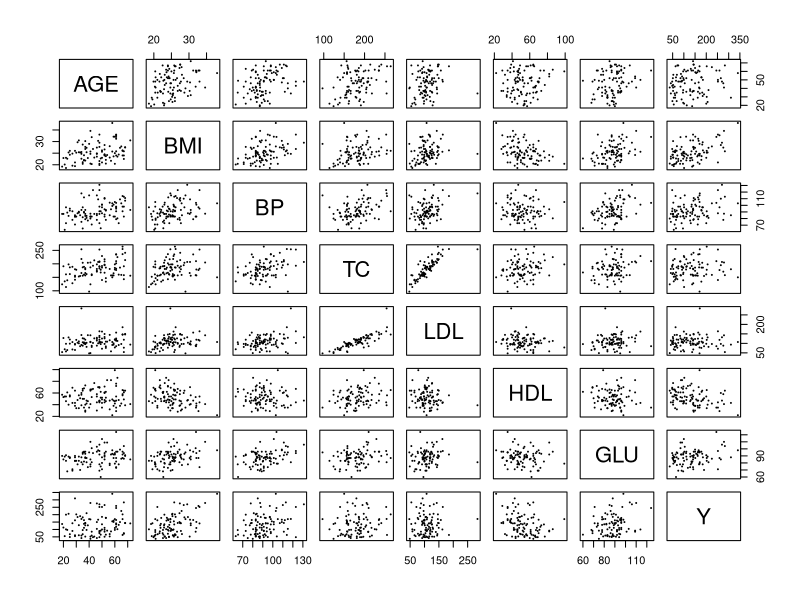
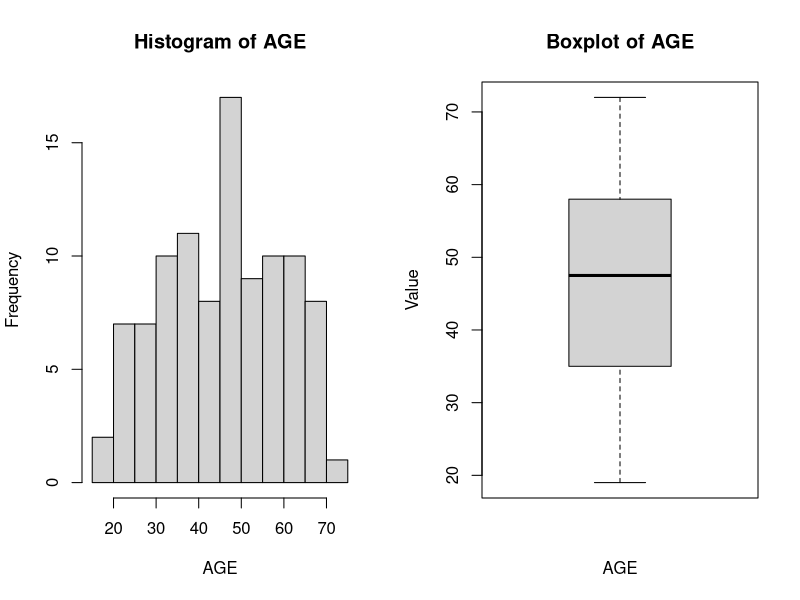
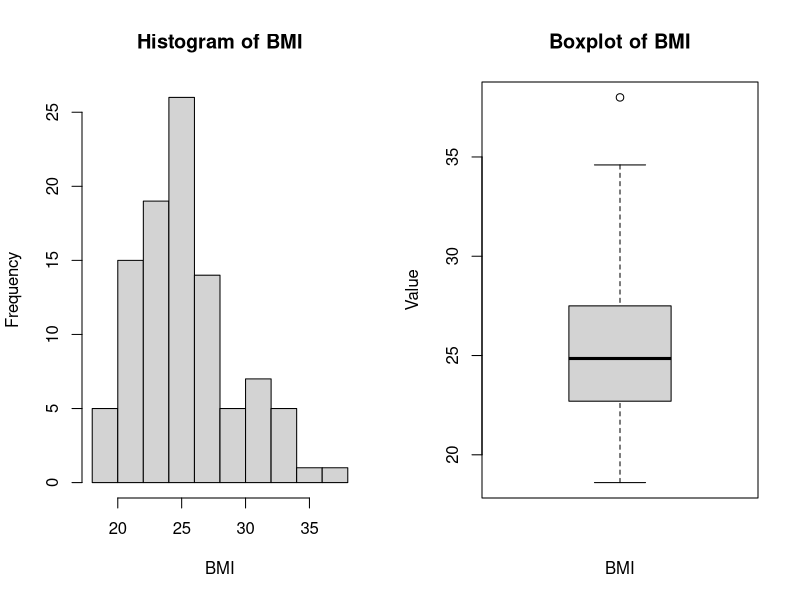
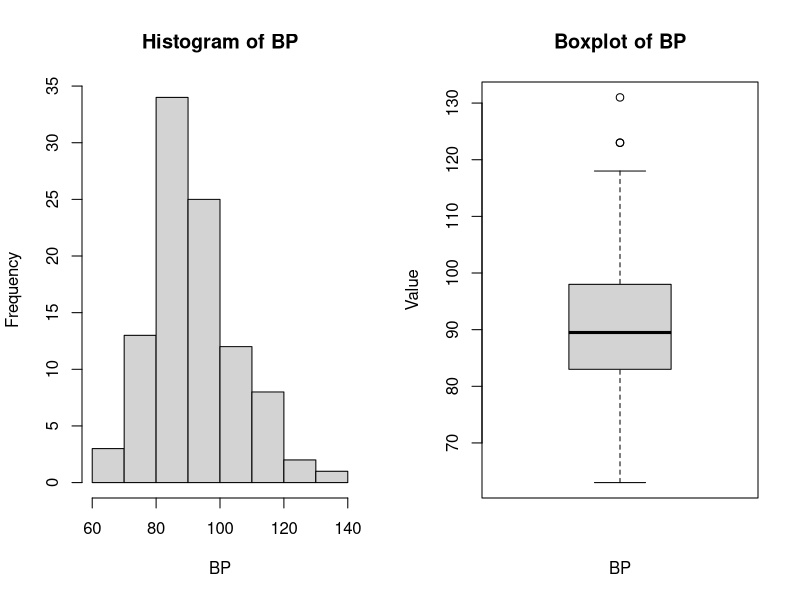
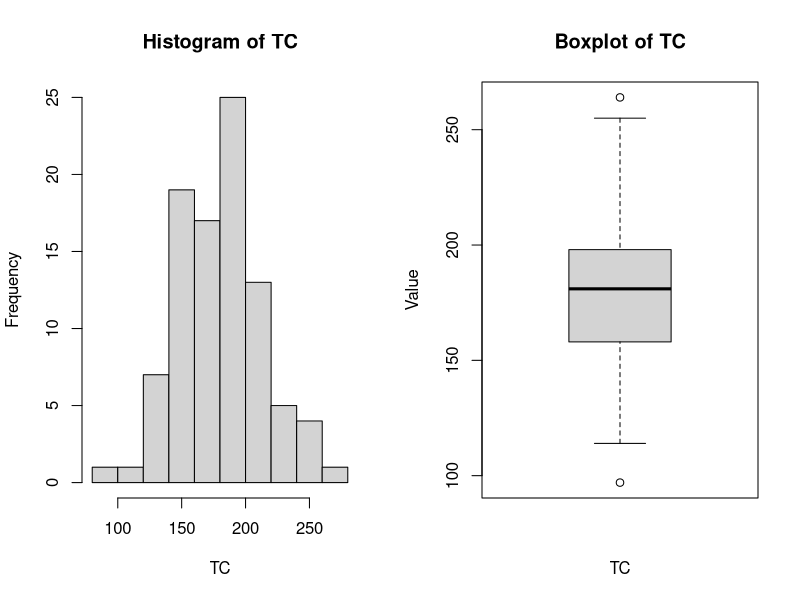
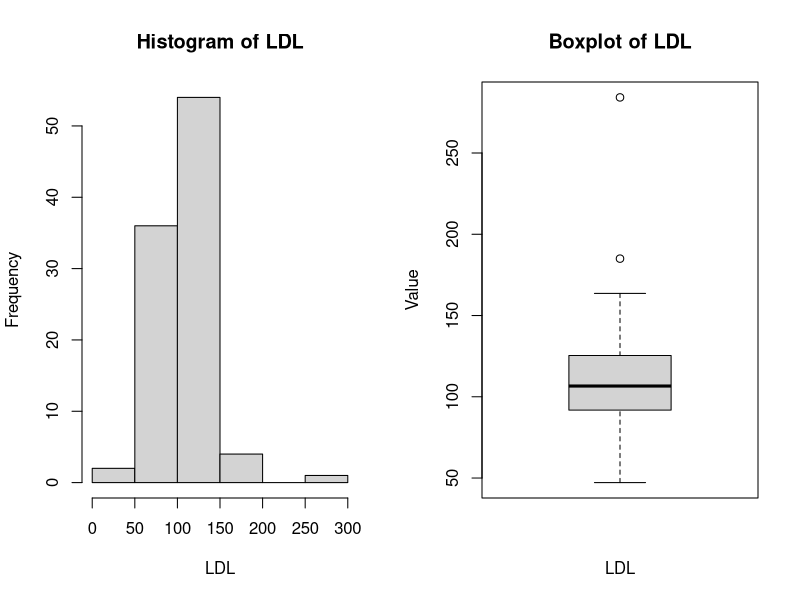
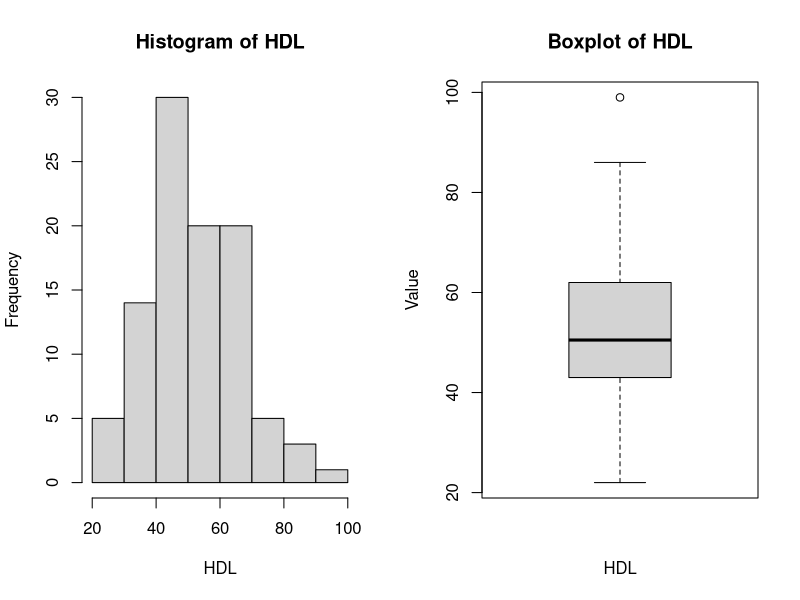
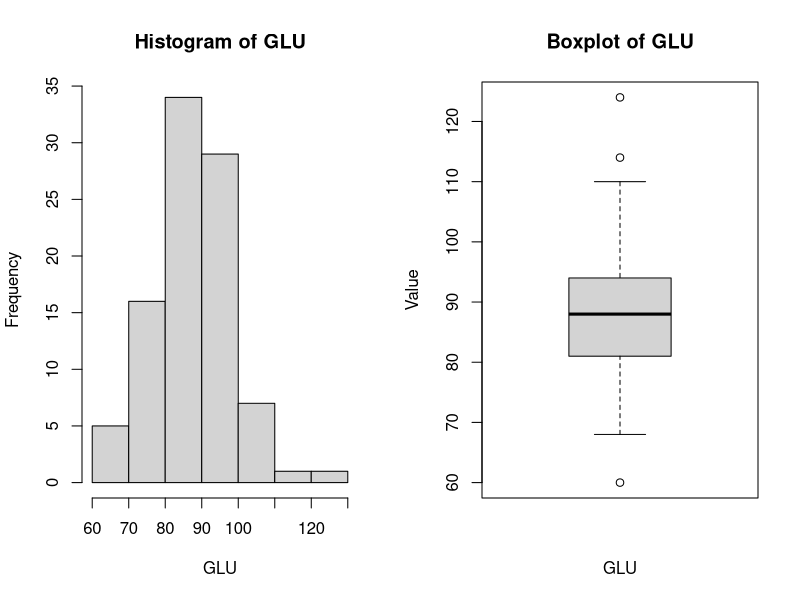

These charts were generated, in order, by the following R code:
## ---- chunk 1
library(data.table)
diab01.dt <- fread("data/diab01.txt", stringsAsFactors = F) 

dim(diab01.dt)
head(diab01.dt)
## ---- chunk 2
library(dplyr) 
#dplyr loads magrittr too

# store names of numeric columns for later
diab01.dt %>% select_if(is.numeric) %>% summary 

table(diab01.dt$SEX)
## ---- chunk 3
diab01.dt %>% select_if(is.numeric) %>% plot(cex=0.2) # cex scales the size of the points
## ---- chunk 4
sbsplots <- function(varname, vars){
  par(mfrow=c(1,2))
  
  hist(vars[,varname], 
     main = paste0("Histogram of ", varname), 
     xlab = varname)

  boxplot(vars[,varname], 
        main = paste0("Boxplot of ", varname),        
        xlab = varname, 
        ylab = "Value")  
}

numcols <- diab01.dt %>% select_if(is.numeric) %>% colnames
sapply(numcols, sbsplots, vars=data.frame(diab01.dt))
## ---- chunk 5
boxplot(HDL ~ SEX, data=diab01.dt, main="HDL stratified by sex")
## ---- chunk 6
plot(diab01.dt$LDL, main="Scatter plot of LDL", ylab="LDL")
## ---- chunk 7
diab02.dt <- fread("data/diab02.txt", stringsAsFactors = TRUE)
str(diab02.dt)
## ---- chunk 8
length(intersect(diab01.dt$PAT, diab02.dt$ID))

# new patients that are not in diab.dt
diab02.dt[!ID %in% diab01.dt$PAT]$ID 

# old patients that are not in diab02.dt
diab01.dt[!PAT %in% diab02.dt$ID]$PAT 
## ---- chunk 9
diab.dt <- merge(diab01.dt, diab02.dt, by.x="PAT", by.y="ID")
dim(diab.dt) # this corresponds to the intersection of patients
## ---- chunk 10
diab.dt <- merge(diab01.dt, diab02.dt, by.x="PAT", by.y="ID", all=TRUE)
dim(diab.dt) # this corresponds to the union of patients
colnames(diab.dt)

#update numcols
numcols <- c(numcols, "TCH", "LTG")
## ---- chunk 11
diab.alt.dt <- merge(diab01.dt, diab02.dt[,.(PAT=ID, MY1=TCH, MY2=LTG)], by="PAT", all=TRUE)
dim(diab.dt) # this corresponds to the union of patients
colnames(diab.dt)
## ---- chunk 12
# Enter code here
## ---- chunk 13
head(diab.dt$TC, n=30)
## ---- chunk 14
diab.dt$TC %>% 
  is.na() %>% 
  table()

diab.dt$TC %>% summary()
## ---- chunk 15
# because of missing values, there's no overall mean
mean(diab.dt$TC) 
## ---- chunk 16
# the mean is computed only on the observed values
mean(diab.dt$TC, na.rm=TRUE) 
## ---- chunk 17
diab.dt.complete <- na.omit(diab.dt)

dim(diab.dt.complete) # we lost one fifth of the dataset!
## ---- chunk 18
# Take a deep copy of the original data in order to leave the original intact.
diab.dt.imputed <- diab.dt %>% copy() %>% 
                        .[, BMI := ifelse(is.na(BMI), median(BMI, na.rm=T), BMI)]
## ---- chunk 19
# Alternatively, create a new column for the imputed result.
diab.dt[, BMI.imp := ifelse(is.na(BMI), median(BMI, na.rm=T), BMI)]

summary(diab.dt$BMI.imp)
summary(diab.dt.imputed$BMI)
summary(diab.dt.complete$BMI)
## ---- chunk 20
impute.to.median <- function(x) {
                      # only apply to numeric/integer columns
                      if (is.numeric(x) || is.integer(x)){

                        # find which values are missing
                        na.idx <- is.na(x)
                        # replace NAs with the median computed over the observed values
                        x[na.idx] <- median(x, na.rm=TRUE)
                      }

                      # return the vector with imputed values
                      return(x)
                    }
## ---- chunk 21
diab.dt.imputed2 <- diab.dt %>% copy() %>% 
                        .[, (numcols) := lapply(.SD, impute.to.median),.SDcols = numcols]

summary(diab.dt$BMI.imp)
summary(diab.dt.imputed$BMI)
summary(diab.dt.imputed2$BMI)

diab.dt.imputed2$BMI.imp <- NULL
## ---- chunk 22
# Enter code here.
## ---- chunk 23
set.seed(1) # initialize the random number generator
x <- rnorm(100, mean=50, sd=10)
y <- rnorm(100, mean=75, sd=20)

cor(x, y)
## ---- chunk 24
regr <- lm(y ~ x) # linear regression of variables in the workspace

regr$coefficients
## ---- chunk 25
plot(x, y)
abline(regr) # regression line
abline(h=coef(regr)[1], col="red") # horizontal line at the intercept
## ---- chunk 26
summary(regr)
## ---- chunk 27
hyp.tests <- coef(summary(regr))
hyp.tests
## ---- chunk 28
tval <- hyp.tests[, "Estimate"] / hyp.tests[, "Std. Error"]
tval
## ---- chunk 29
df <- length(y) - 1 - 1 # one predictor in the model
qt(c(0.025, 0.975), df) # quantiles of a t distribution
## ---- chunk 30
2 * pt(abs(tval), df, lower.tail=FALSE) # p-values
## ---- chunk 31
regr.age <- lm(Y ~ AGE, data=diab.dt.imputed2) # specify the data table of covariates
coef(summary(regr.age))
## ---- chunk 32
confint(regr.age)
## ---- chunk 33
with(diab.dt.imputed2, cor(Y, HDL))
## ---- chunk 34
regr.hdl <- lm(Y ~ HDL, data=diab.dt.imputed2)
summary(regr.hdl)
## ---- chunk 35
regr <- lm(Y ~ AGE + SEX + HDL, data=diab.dt.imputed2)
summary(regr)
## ---- chunk 36
diab.dt.sd1 <- copy(diab.dt.imputed2)

covar.cols <- colnames(diab.dt.sd1[, -c("PAT", "SEX", "Y")]) # Exclude non covariate columns

diab.dt.sd1[, (covar.cols) := lapply(
            .SD, function(x) x / sd(x)), 
            .SDcols = covar.cols]

summary(lm(Y ~ AGE + SEX + HDL, data=diab.dt.sd1))

## ---- chunk 37
X <- model.matrix(~ AGE + SEX + HDL, data=diab.dt.imputed2) # same as model.matrix(regr)
## ---- chunk 38
head(diab.dt.imputed2[, c("AGE", "SEX")])
## ---- chunk 39
head(model.matrix(~ AGE + SEX, data=diab.dt.imputed2))
## ---- chunk 40
diab.dt.imputed2$AGE.CAT <- cut(diab.dt.imputed2$AGE, c(0, 40, 60, Inf))
head(diab.dt.imputed2[, c("AGE", "AGE.CAT")])
## ---- chunk 41
head(model.matrix(~ AGE.CAT, data=diab.dt.imputed2)) # reference level is (0,40]
diab.dt.imputed2$AGE.CAT <- NULL # remove the variable from the table
## ---- chunk 42
regr <- lm(Y ~ AGE + SEX + HDL, data=diab.dt.imputed2)

X <- model.matrix(regr) # design matrix
beta.hat <- coef(regr) # regression coefficients
y.hat <- X %*% beta.hat # matrix multiplication
## ---- chunk 43
# Observed data used to fit the model
observed <- regr$model$Y

# New values for our variable of interest estimated by fitting the model
fits <- regr$fitted.values

# Residuals i.e. difference between observed and estimated values
res <- regr$residuals

all.equal(res, observed - fits)
## ---- chunk 44
num.predictors <- 3 # age, sex and hdl
n <- length(res)

# Residual standard error
sqrt(sum(res^2) / (n - num.predictors - 1))

# R-squared 
r.squared <- 1 - sum(res^2) / sum((observed - mean(observed))^2)
r.squared
# Note that the numerator is the sum of the squared residuals i.e. the value we minimised with OLS, and the denominator simply scales it.

# Adjusted R-squared
 1 - (1 - r.squared )*(n - 1) / (n - num.predictors - 1)
 # It is essentially a standardized R-squared which penalises for the number of predictors.
 
 summary(regr)
## ---- chunk 45
# Enter code here
## ---- chunk 46
# Enter code here.
